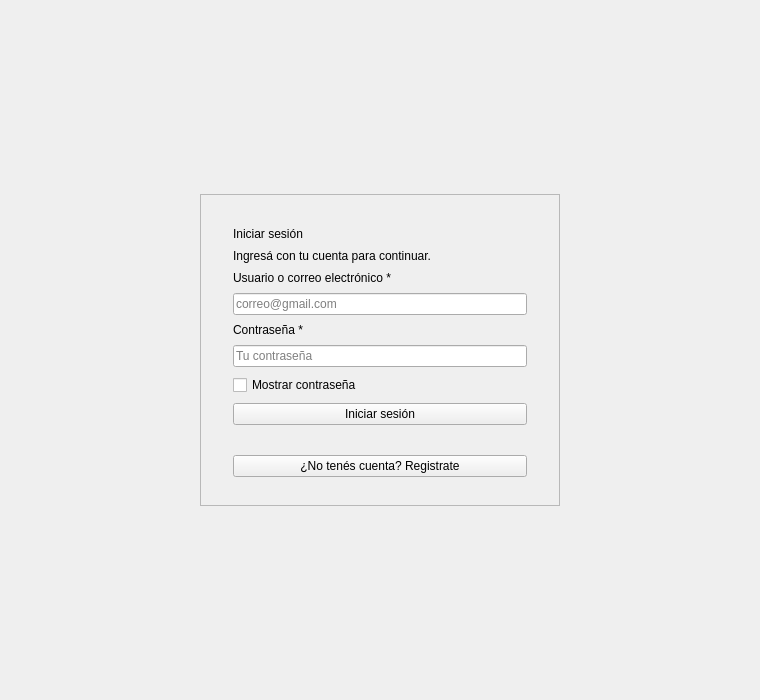
<?xml version="1.0" encoding="UTF-8"?>
<ui version="4.0">
 <class>pantalla_login</class>
 <widget class="QWidget" name="pantalla_login">
  <property name="geometry"><rect><x>0</x><y>0</y><width>760</width><height>700</height></rect></property>
  <property name="windowTitle"><string>Iniciar sesión</string></property>
  <layout class="QGridLayout" name="layout_pantalla">
   <item row="0" column="1"><spacer name="spacer_arriba"><property name="orientation"><enum>Qt::Vertical</enum></property><property name="sizeHint" stdset="0"><size><width>20</width><height>40</height></size></property></spacer></item>
   <item row="1" column="0"><spacer name="spacer_izquierda"><property name="orientation"><enum>Qt::Horizontal</enum></property><property name="sizeHint" stdset="0"><size><width>40</width><height>20</height></size></property></spacer></item>
   <item row="1" column="1">
    <widget class="QFrame" name="frame_tarjeta">
     <property name="minimumSize"><size><width>360</width><height>0</height></size></property>
     <property name="maximumSize"><size><width>420</width><height>16777215</height></size></property>
     <property name="frameShape"><enum>QFrame::StyledPanel</enum></property>
     <layout class="QVBoxLayout" name="layout_tarjeta"><property name="spacing"><number>8</number></property><property name="leftMargin"><number>32</number></property><property name="topMargin"><number>32</number></property><property name="rightMargin"><number>32</number></property><property name="bottomMargin"><number>28</number></property><item><widget class="QLabel" name="label_titulo"><property name="text"><string>Iniciar sesión</string></property></widget></item><item><widget class="QLabel" name="label_subtitulo"><property name="text"><string>Ingresá con tu cuenta para continuar.</string></property></widget></item><item><widget class="QLabel" name="label_usuario"><property name="text"><string>Usuario o correo electrónico *</string></property></widget></item><item><widget class="QLineEdit" name="input_usuario"><property name="placeholderText"><string>correo@gmail.com</string></property></widget></item><item><widget class="QLabel" name="label_password"><property name="text"><string>Contraseña *</string></property></widget></item><item><widget class="QLineEdit" name="input_password"><property name="echoMode"><enum>QLineEdit::Password</enum></property><property name="placeholderText"><string>Tu contraseña</string></property></widget></item><item><widget class="QCheckBox" name="chk_mostrar_password"><property name="text"><string>Mostrar contraseña</string></property></widget></item><item><widget class="QPushButton" name="btn_login"><property name="text"><string>Iniciar sesión</string></property><property name="cursor"><cursorShape>PointingHandCursor</cursorShape></property></widget></item><item><widget class="QLabel" name="label_mensaje"><property name="text"><string></string></property><property name="wordWrap"><bool>true</bool></property></widget></item><item><widget class="QPushButton" name="btn_ir_registro"><property name="text"><string>¿No tenés cuenta? Registrate</string></property><property name="cursor"><cursorShape>PointingHandCursor</cursorShape></property></widget></item></layout>
    </widget>
   </item>
   <item row="1" column="2"><spacer name="spacer_derecha"><property name="orientation"><enum>Qt::Horizontal</enum></property><property name="sizeHint" stdset="0"><size><width>40</width><height>20</height></size></property></spacer></item>
   <item row="2" column="1"><spacer name="spacer_abajo"><property name="orientation"><enum>Qt::Vertical</enum></property><property name="sizeHint" stdset="0"><size><width>20</width><height>40</height></size></property></spacer></item>
  </layout>
 </widget>
 <tabstops><tabstop>input_usuario</tabstop><tabstop>input_password</tabstop><tabstop>chk_mostrar_password</tabstop><tabstop>btn_login</tabstop><tabstop>btn_ir_registro</tabstop></tabstops>
 <resources/>
 <connections/>
</ui>
